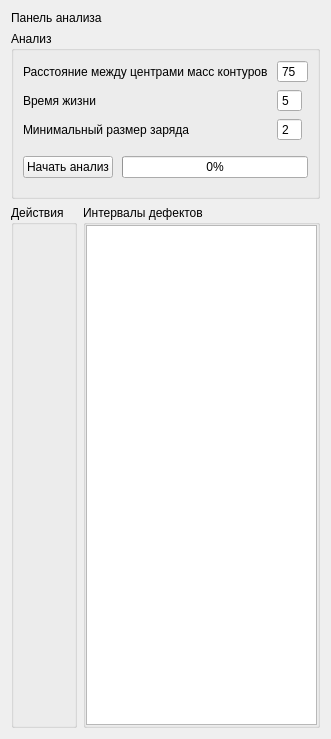
<?xml version="1.0" encoding="UTF-8"?>
<ui version="4.0">
 <class>analysisForm</class>
 <widget class="QWidget" name="analysisForm">
  <property name="geometry">
   <rect>
    <x>0</x>
    <y>0</y>
    <width>301</width>
    <height>739</height>
   </rect>
  </property>
  <property name="windowTitle">
   <string>Form</string>
  </property>
  <layout class="QVBoxLayout" name="verticalLayout">
   <item>
    <widget class="QLabel" name="formTitleLabel">
     <property name="sizePolicy">
      <sizepolicy hsizetype="Preferred" vsizetype="Fixed">
       <horstretch>0</horstretch>
       <verstretch>0</verstretch>
      </sizepolicy>
     </property>
     <property name="text">
      <string>Панель анализа</string>
     </property>
    </widget>
   </item>
   <item>
    <widget class="QGroupBox" name="groupBox_3">
     <property name="sizePolicy">
      <sizepolicy hsizetype="Preferred" vsizetype="Fixed">
       <horstretch>0</horstretch>
       <verstretch>0</verstretch>
      </sizepolicy>
     </property>
     <property name="title">
      <string>Анализ</string>
     </property>
     <layout class="QFormLayout" name="formLayout">
      <item row="0" column="0">
       <widget class="QLabel" name="labelDistanceBetweenCenterMass">
        <property name="text">
         <string>Расстояние между центрами масс контуров </string>
        </property>
       </widget>
      </item>
      <item row="2" column="0">
       <widget class="QLabel" name="labelLifeTime">
        <property name="text">
         <string>Время жизни </string>
        </property>
       </widget>
      </item>
      <item row="2" column="1">
       <widget class="QSpinBox" name="spinBoxLifeTime">
        <property name="sizePolicy">
         <sizepolicy hsizetype="Fixed" vsizetype="Fixed">
          <horstretch>0</horstretch>
          <verstretch>0</verstretch>
         </sizepolicy>
        </property>
        <property name="buttonSymbols">
         <enum>QAbstractSpinBox::NoButtons</enum>
        </property>
        <property name="value">
         <number>5</number>
        </property>
       </widget>
      </item>
      <item row="3" column="0">
       <widget class="QLabel" name="labelMinSizeCrownCharge">
        <property name="text">
         <string>Минимальный размер заряда</string>
        </property>
       </widget>
      </item>
      <item row="3" column="1">
       <widget class="QSpinBox" name="spinBoxMinSizeCrownCharge">
        <property name="sizePolicy">
         <sizepolicy hsizetype="Fixed" vsizetype="Fixed">
          <horstretch>0</horstretch>
          <verstretch>0</verstretch>
         </sizepolicy>
        </property>
        <property name="buttonSymbols">
         <enum>QAbstractSpinBox::NoButtons</enum>
        </property>
        <property name="value">
         <number>2</number>
        </property>
       </widget>
      </item>
      <item row="0" column="1">
       <widget class="QSpinBox" name="spinBox">
        <property name="sizePolicy">
         <sizepolicy hsizetype="Fixed" vsizetype="Fixed">
          <horstretch>0</horstretch>
          <verstretch>0</verstretch>
         </sizepolicy>
        </property>
        <property name="buttonSymbols">
         <enum>QAbstractSpinBox::NoButtons</enum>
        </property>
        <property name="maximum">
         <number>300</number>
        </property>
        <property name="value">
         <number>75</number>
        </property>
       </widget>
      </item>
      <item row="4" column="0" colspan="2">
       <widget class="QWidget" name="buttomAndProgressBarWidget" native="true">
        <layout class="QHBoxLayout" name="horizontalLayout_3">
         <property name="spacing">
          <number>9</number>
         </property>
         <property name="leftMargin">
          <number>0</number>
         </property>
         <property name="rightMargin">
          <number>0</number>
         </property>
         <item>
          <widget class="QPushButton" name="pushButtonStartAnalysis">
           <property name="sizePolicy">
            <sizepolicy hsizetype="Fixed" vsizetype="Fixed">
             <horstretch>0</horstretch>
             <verstretch>0</verstretch>
            </sizepolicy>
           </property>
           <property name="text">
            <string>Начать анализ</string>
           </property>
          </widget>
         </item>
         <item>
          <widget class="QProgressBar" name="progressBar">
           <property name="value">
            <number>0</number>
           </property>
          </widget>
         </item>
        </layout>
       </widget>
      </item>
     </layout>
    </widget>
   </item>
   <item>
    <layout class="QHBoxLayout" name="horizontalLayout">
     <item>
      <widget class="QGroupBox" name="groupBox">
       <property name="sizePolicy">
        <sizepolicy hsizetype="Fixed" vsizetype="Preferred">
         <horstretch>0</horstretch>
         <verstretch>0</verstretch>
        </sizepolicy>
       </property>
       <property name="layoutDirection">
        <enum>Qt::LeftToRight</enum>
       </property>
       <property name="autoFillBackground">
        <bool>false</bool>
       </property>
       <property name="title">
        <string>Действия</string>
       </property>
       <property name="flat">
        <bool>true</bool>
       </property>
       <property name="checkable">
        <bool>false</bool>
       </property>
       <layout class="QVBoxLayout" name="verticalLayout_5">
        <property name="spacing">
         <number>0</number>
        </property>
        <property name="sizeConstraint">
         <enum>QLayout::SetMinimumSize</enum>
        </property>
        <property name="leftMargin">
         <number>0</number>
        </property>
        <property name="topMargin">
         <number>0</number>
        </property>
        <property name="rightMargin">
         <number>0</number>
        </property>
        <property name="bottomMargin">
         <number>0</number>
        </property>
       </layout>
      </widget>
     </item>
     <item>
      <widget class="QGroupBox" name="groupBox_2">
       <property name="title">
        <string>Интервалы дефектов</string>
       </property>
       <layout class="QHBoxLayout" name="horizontalLayout_2">
        <property name="spacing">
         <number>0</number>
        </property>
        <property name="leftMargin">
         <number>0</number>
        </property>
        <property name="topMargin">
         <number>0</number>
        </property>
        <property name="rightMargin">
         <number>0</number>
        </property>
        <property name="bottomMargin">
         <number>0</number>
        </property>
        <item>
         <widget class="QTableView" name="tableView">
          <property name="enabled">
           <bool>true</bool>
          </property>
          <property name="sizePolicy">
           <sizepolicy hsizetype="Preferred" vsizetype="Preferred">
            <horstretch>0</horstretch>
            <verstretch>0</verstretch>
           </sizepolicy>
          </property>
          <property name="horizontalScrollBarPolicy">
           <enum>Qt::ScrollBarAsNeeded</enum>
          </property>
          <property name="sizeAdjustPolicy">
           <enum>QAbstractScrollArea::AdjustToContents</enum>
          </property>
          <property name="autoScrollMargin">
           <number>10</number>
          </property>
          <property name="showDropIndicator" stdset="0">
           <bool>false</bool>
          </property>
          <property name="alternatingRowColors">
           <bool>true</bool>
          </property>
          <property name="selectionMode">
           <enum>QAbstractItemView::SingleSelection</enum>
          </property>
          <property name="selectionBehavior">
           <enum>QAbstractItemView::SelectRows</enum>
          </property>
          <property name="textElideMode">
           <enum>Qt::ElideMiddle</enum>
          </property>
          <property name="verticalScrollMode">
           <enum>QAbstractItemView::ScrollPerPixel</enum>
          </property>
          <property name="horizontalScrollMode">
           <enum>QAbstractItemView::ScrollPerPixel</enum>
          </property>
          <property name="sortingEnabled">
           <bool>true</bool>
          </property>
          <property name="cornerButtonEnabled">
           <bool>true</bool>
          </property>
          <attribute name="horizontalHeaderCascadingSectionResizes">
           <bool>true</bool>
          </attribute>
          <attribute name="horizontalHeaderMinimumSectionSize">
           <number>20</number>
          </attribute>
          <attribute name="horizontalHeaderShowSortIndicator" stdset="0">
           <bool>true</bool>
          </attribute>
          <attribute name="horizontalHeaderStretchLastSection">
           <bool>true</bool>
          </attribute>
          <attribute name="verticalHeaderShowSortIndicator" stdset="0">
           <bool>true</bool>
          </attribute>
         </widget>
        </item>
       </layout>
      </widget>
     </item>
    </layout>
   </item>
  </layout>
  <action name="actionHideAnalysisPanel">
   <property name="icon">
    <iconset resource="../icons.qrc">
     <normaloff>:/AnalysisPanelButton/exitPAnel.png</normaloff>:/AnalysisPanelButton/exitPAnel.png</iconset>
   </property>
   <property name="text">
    <string>Закрыть панель анализа</string>
   </property>
   <property name="toolTip">
    <string>Закрыть панель анализа</string>
   </property>
  </action>
  <action name="actionAddIntervalComment">
   <property name="icon">
    <iconset resource="../icons.qrc">
     <normaloff>:/AnalysisPanelButton/addNewPart.png</normaloff>:/AnalysisPanelButton/addNewPart.png</iconset>
   </property>
   <property name="text">
    <string>Добавить замечание</string>
   </property>
   <property name="toolTip">
    <string>Добавить замечание</string>
   </property>
  </action>
  <action name="actionSaveVideoFragment">
   <property name="icon">
    <iconset resource="../icons.qrc">
     <normaloff>:/AnalysisPanelButton/savevid.png</normaloff>:/AnalysisPanelButton/savevid.png</iconset>
   </property>
   <property name="text">
    <string>Сохранить видео фрагмент</string>
   </property>
   <property name="toolTip">
    <string>Сохранить видео фрагмент</string>
   </property>
  </action>
  <action name="actionExcelExport">
   <property name="icon">
    <iconset resource="../icons.qrc">
     <normaloff>:/AnalysisPanelButton/excel.png</normaloff>:/AnalysisPanelButton/excel.png</iconset>
   </property>
   <property name="text">
    <string>Экспорт в Excel</string>
   </property>
  </action>
  <action name="actionClear">
   <property name="icon">
    <iconset resource="../icons.qrc">
     <normaloff>:/AnalysisPanelButton/clear.png</normaloff>:/AnalysisPanelButton/clear.png</iconset>
   </property>
   <property name="text">
    <string>Очистить</string>
   </property>
   <property name="toolTip">
    <string>Очистить</string>
   </property>
  </action>
  <action name="actionDelete">
   <property name="icon">
    <iconset resource="../icons.qrc">
     <normaloff>:/AnalysisPanelButton/delete.png</normaloff>:/AnalysisPanelButton/delete.png</iconset>
   </property>
   <property name="text">
    <string>Удалить запись</string>
   </property>
  </action>
  <action name="actionDeleteAndPlayNext">
   <property name="icon">
    <iconset resource="../icons.qrc">
     <normaloff>:/AnalysisPanelButton/playvperedAndDel.png</normaloff>:/AnalysisPanelButton/playvperedAndDel.png</iconset>
   </property>
   <property name="text">
    <string>Удалить и воспроизвесьти следующее</string>
   </property>
  </action>
  <action name="actionPlayNext">
   <property name="icon">
    <iconset resource="../icons.qrc">
     <normaloff>:/AnalysisPanelButton/playvpered.png</normaloff>:/AnalysisPanelButton/playvpered.png</iconset>
   </property>
   <property name="text">
    <string>Воспроизвести следующий</string>
   </property>
  </action>
  <action name="actionPlay">
   <property name="icon">
    <iconset resource="../icons.qrc">
     <normaloff>:/AnalysisPanelButton/play.png</normaloff>:/AnalysisPanelButton/play.png</iconset>
   </property>
   <property name="text">
    <string>Воспроизвести</string>
   </property>
  </action>
  <action name="actionStop">
   <property name="icon">
    <iconset resource="../icons.qrc">
     <normaloff>:/AnalysisPanelButton/stop.png</normaloff>:/AnalysisPanelButton/stop.png</iconset>
   </property>
   <property name="text">
    <string>Стоп</string>
   </property>
  </action>
  <action name="actionPlayPrev">
   <property name="icon">
    <iconset resource="../icons.qrc">
     <normaloff>:/AnalysisPanelButton/playback.png</normaloff>:/AnalysisPanelButton/playback.png</iconset>
   </property>
   <property name="text">
    <string>Воспроизвести предыдущий фрагмент</string>
   </property>
  </action>
  <action name="actionDisplayFrame">
   <property name="icon">
    <iconset resource="../icons.qrc">
     <normaloff>:/AnalysisPanelButton/sm.png</normaloff>:/AnalysisPanelButton/sm.png</iconset>
   </property>
   <property name="text">
    <string>Показать кадр</string>
   </property>
  </action>
  <action name="actionAnalysis">
   <property name="text">
    <string>Провести анализ</string>
   </property>
  </action>
 </widget>
 <resources>
  <include location="../icons.qrc"/>
 </resources>
 <connections/>
</ui>
